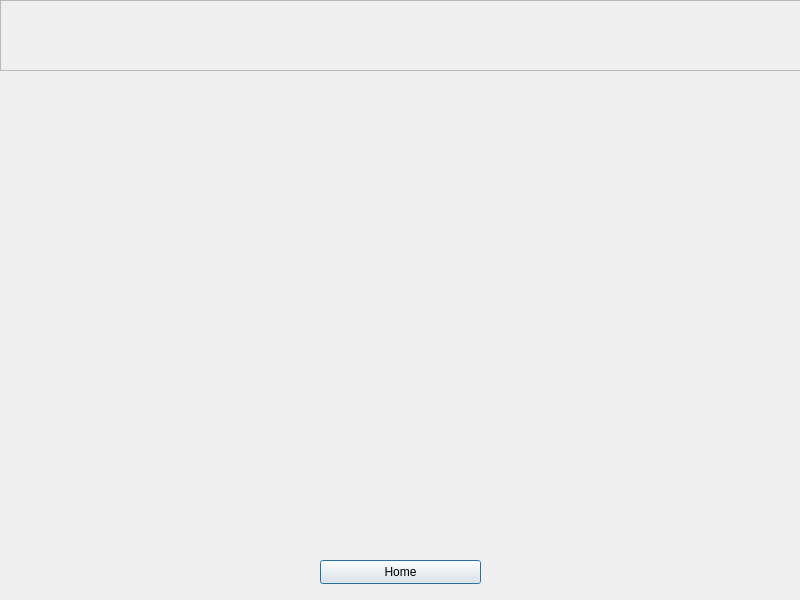
<?xml version="1.0" encoding="UTF-8"?>
<ui version="4.0">
 <class>dataWindow</class>
 <widget class="QDialog" name="dataWindow">
  <property name="geometry">
   <rect>
    <x>0</x>
    <y>0</y>
    <width>800</width>
    <height>600</height>
   </rect>
  </property>
  <property name="minimumSize">
   <size>
    <width>800</width>
    <height>600</height>
   </size>
  </property>
  <property name="maximumSize">
   <size>
    <width>800</width>
    <height>600</height>
   </size>
  </property>
  <property name="windowTitle">
   <string>Dialog</string>
  </property>
  <widget class="QPushButton" name="btnDataWindowHome">
   <property name="geometry">
    <rect>
     <x>320</x>
     <y>560</y>
     <width>161</width>
     <height>24</height>
    </rect>
   </property>
   <property name="text">
    <string>Home</string>
   </property>
  </widget>
  <widget class="QWidget" name="gridLayoutWidget">
   <property name="geometry">
    <rect>
     <x>69</x>
     <y>89</y>
     <width>661</width>
     <height>451</height>
    </rect>
   </property>
   <layout class="QGridLayout" name="lytDataWindowCanvas"/>
  </widget>
  <widget class="QFrame" name="frameDataWindowBar">
   <property name="geometry">
    <rect>
     <x>0</x>
     <y>0</y>
     <width>801</width>
     <height>71</height>
    </rect>
   </property>
   <property name="frameShape">
    <enum>QFrame::StyledPanel</enum>
   </property>
   <property name="frameShadow">
    <enum>QFrame::Raised</enum>
   </property>
   <widget class="QWidget" name="verticalLayoutWidget">
    <property name="geometry">
     <rect>
      <x>0</x>
      <y>0</y>
      <width>801</width>
      <height>71</height>
     </rect>
    </property>
    <layout class="QVBoxLayout" name="lytDataWindowBar"/>
   </widget>
  </widget>
 </widget>
 <resources/>
 <connections/>
</ui>
